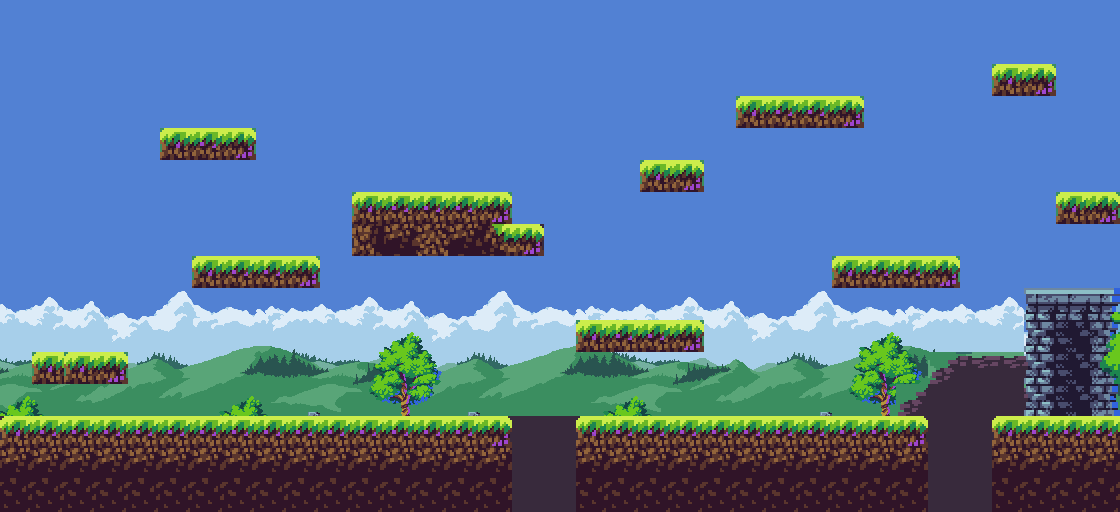

A 2D game scene composited from a Tiled map and its tileset images. What follows is a short description and the map's XML, with every tile layer's data as written:
An orthogonal 35x16 tile map with 32x32 px tiles, 5 tile layers (fondo, nubes, montanas, arbol, ...), 5 tilesets.

<map version="1.2" tiledversion="1.3.2" orientation="orthogonal" renderorder="right-down" compressionlevel="0" width="35" height="16" tilewidth="32" tileheight="32" infinite="0" nextlayerid="11" nextobjectid="1">
 <tileset firstgid="1" source="BG1.tsx" />
 <tileset firstgid="61" source="Mockup2x.tsx" />
 <tileset firstgid="301" source="Decors.tsx" />
 <tileset firstgid="322" source="BG3.tsx" />
 <tileset firstgid="382" source="BG2.tsx" />
 <layer id="1" name="fondo" width="35" height="16">
  <data encoding="csv">
4,4,3,15,3,3,4,4,4,4,3,3,3,4,4,4,4,4,4,4,4,4,4,4,4,4,4,4,4,4,4,4,4,4,4,
4,4,4,4,4,4,15,4,4,4,4,4,4,15,15,15,15,15,15,15,15,15,4,4,4,4,4,15,4,4,4,4,4,4,4,
4,4,4,4,4,4,4,4,4,4,4,4,4,4,4,4,4,4,4,4,4,4,4,4,4,4,4,15,4,4,4,4,4,4,4,
4,4,4,4,4,4,4,4,4,4,4,4,4,4,4,4,4,4,4,4,4,4,4,4,4,4,4,4,4,4,4,4,4,4,4,
4,4,4,4,4,4,4,4,4,4,4,4,4,4,4,4,4,4,4,4,4,4,4,4,4,4,4,4,4,4,4,4,4,4,4,
4,4,4,4,4,4,4,4,4,4,4,4,4,4,4,4,4,4,4,4,4,4,4,4,4,4,4,4,4,4,4,4,4,4,4,
4,4,4,4,4,4,4,4,4,4,4,4,4,4,4,4,4,4,4,4,4,4,4,4,4,4,4,4,4,4,4,4,4,4,4,
4,4,4,4,4,4,4,4,4,4,4,4,4,4,4,4,4,4,4,4,4,4,4,4,4,4,4,4,4,4,4,4,4,4,4,
4,4,4,4,4,4,4,4,4,4,4,4,4,4,4,4,4,4,4,4,4,4,4,4,4,4,4,4,4,4,4,4,4,4,4,
4,4,4,4,4,4,4,4,4,4,4,4,4,4,4,4,4,4,4,4,4,4,4,4,4,4,4,4,4,4,4,4,4,4,4,
4,4,4,4,4,4,4,4,4,4,4,4,4,4,4,4,4,4,4,4,4,4,4,4,4,4,4,4,4,4,4,4,4,4,4,
4,4,4,4,4,4,4,4,4,4,4,4,4,4,4,4,4,4,4,4,4,4,4,4,4,4,4,4,4,4,4,4,4,4,4,
4,4,4,4,4,4,4,4,4,4,4,4,4,4,4,4,4,4,4,4,4,4,4,4,4,4,4,4,4,4,4,4,4,4,4,
4,4,4,4,4,4,4,4,4,4,4,4,4,4,4,4,4,4,4,4,4,4,4,4,4,4,4,4,4,4,4,4,4,4,4,
4,4,4,4,4,4,4,4,4,4,4,4,4,4,4,4,4,4,4,4,4,4,4,4,4,4,4,4,4,4,4,4,4,4,4,
4,4,4,4,4,4,4,4,4,4,4,4,4,4,4,4,4,4,4,4,4,4,4,4,4,4,4,4,4,4,4,4,4,4,4
</data>
 </layer>
 <layer id="6" name="nubes" width="35" height="16">
  <data encoding="csv">
0,0,0,0,0,0,0,0,0,0,0,0,0,0,0,0,0,0,0,0,0,0,0,0,0,0,0,0,0,0,0,0,0,0,0,
0,0,0,0,0,0,0,0,0,0,0,0,0,0,0,0,0,0,0,0,0,0,0,0,0,0,0,0,0,0,0,0,0,0,0,
0,0,0,0,0,0,0,0,0,0,0,0,0,0,0,0,0,0,0,0,0,0,0,0,0,0,0,0,0,0,0,0,0,0,0,
0,0,0,0,0,0,0,0,0,0,0,0,0,0,0,0,0,0,0,0,0,0,0,0,0,0,0,0,0,0,0,0,0,0,0,
0,0,0,0,0,0,0,0,0,0,0,0,0,0,0,0,0,0,0,0,0,0,0,0,0,0,0,0,0,0,0,0,0,0,0,
0,0,0,0,0,0,0,0,0,0,0,0,0,0,0,0,0,0,0,0,0,0,0,0,0,0,0,0,0,0,0,0,0,0,0,
0,0,0,0,0,0,0,0,0,0,0,0,0,0,0,0,0,0,0,0,0,0,0,0,0,0,0,0,0,0,0,0,0,0,0,
0,0,0,0,0,0,0,0,0,0,0,0,0,0,0,0,0,0,0,0,0,0,0,0,0,0,0,0,0,0,0,0,0,0,0,
0,0,0,0,0,0,0,0,0,0,0,0,0,0,0,0,0,0,0,0,0,0,0,0,0,0,0,0,0,0,0,0,0,0,0,
402,403,404,405,406,407,408,409,410,411,402,403,404,405,406,407,408,409,410,411,402,403,404,405,406,407,408,409,410,411,402,403,404,405,406,
412,413,414,415,416,417,418,419,420,421,412,413,414,415,416,417,418,419,420,421,412,413,414,415,416,417,418,419,420,421,412,413,414,415,416,
422,423,424,425,426,427,428,429,430,431,422,423,424,425,426,427,428,429,430,431,422,423,424,425,426,427,428,429,430,431,422,423,424,425,426,
0,0,0,0,0,0,0,0,0,0,0,0,0,0,0,0,0,0,0,0,0,0,0,0,0,0,0,0,0,0,0,0,0,0,0,
0,0,0,0,0,0,0,0,0,0,0,0,0,0,0,0,0,0,0,0,0,0,0,0,0,0,0,0,0,0,0,0,0,0,0,
0,0,0,0,0,0,0,0,0,0,0,0,0,0,0,0,0,0,0,0,0,0,0,0,0,0,0,0,0,0,0,0,0,0,0,
0,0,0,0,0,0,0,0,0,0,0,0,0,0,0,0,0,0,0,0,0,0,0,0,0,0,0,0,0,0,0,0,0,0,0
</data>
 </layer>
 <layer id="5" name="montanas" width="35" height="16">
  <data encoding="csv">
0,0,0,0,0,0,0,0,0,0,0,0,0,0,0,0,0,0,0,0,0,0,0,0,0,0,0,0,0,0,0,0,0,0,0,
0,0,0,0,0,0,0,0,0,0,0,0,0,0,0,0,0,0,0,0,0,0,0,0,0,0,0,0,0,0,0,0,0,0,0,
0,0,0,0,0,0,0,0,0,0,0,0,0,0,0,0,0,0,0,0,0,0,0,0,0,0,0,0,0,0,0,0,0,0,0,
0,0,0,0,0,0,0,0,0,0,0,0,0,0,0,0,0,0,0,0,0,0,0,0,0,0,0,0,0,0,0,0,0,0,0,
0,0,0,0,0,0,0,0,0,0,0,0,0,0,0,0,0,0,0,0,0,0,0,0,0,0,0,0,0,0,0,0,0,0,0,
0,0,0,0,0,0,0,0,0,0,0,0,0,0,0,0,0,0,0,0,0,0,0,0,0,0,0,0,0,0,0,0,0,0,0,
0,0,0,0,0,0,0,0,0,0,0,0,0,0,0,0,0,0,0,0,0,0,0,0,0,0,0,0,0,0,0,0,0,0,0,
0,0,0,0,0,0,0,0,0,0,0,0,0,0,0,0,0,0,0,0,0,0,0,0,0,0,0,0,0,0,0,0,0,0,0,
0,0,0,0,0,0,0,0,0,0,0,0,0,0,0,0,0,0,0,0,0,0,0,0,0,0,0,0,0,0,0,0,0,0,0,
0,0,0,0,0,0,0,0,0,0,0,0,0,0,0,0,0,0,0,0,0,0,0,0,0,0,0,0,0,0,0,0,0,0,0,
0,0,0,0,0,0,0,349,350,351,0,0,0,0,0,0,0,349,350,351,0,0,0,0,0,0,0,349,350,351,0,0,0,0,0,
352,353,354,355,356,357,358,359,360,361,352,353,354,355,356,357,358,359,360,361,352,353,354,355,356,357,358,359,360,361,352,353,354,355,356,
362,363,364,365,366,367,368,369,370,371,362,363,364,365,366,367,368,369,370,371,362,363,364,365,366,367,368,369,370,371,362,363,364,365,366,
0,0,0,0,0,0,0,0,0,0,0,0,0,0,0,0,0,0,0,0,0,0,0,0,0,0,0,0,0,0,0,0,0,0,0,
0,0,0,0,0,0,0,0,0,0,0,0,0,0,0,0,0,0,0,0,0,0,0,0,0,0,0,0,0,0,0,0,0,0,0,
0,0,0,0,0,0,0,0,0,0,0,0,0,0,0,0,0,0,0,0,0,0,0,0,0,0,0,0,0,0,0,0,0,0,0
</data>
 </layer>
 <layer id="4" name="arbol" width="35" height="16">
  <data encoding="csv">
0,0,0,0,0,0,0,0,0,0,0,0,0,0,0,0,0,0,0,0,0,0,0,0,0,0,0,0,0,0,0,0,0,0,0,
0,0,0,0,0,0,0,0,0,0,0,0,0,0,0,0,0,0,0,0,0,0,0,0,0,0,0,0,0,0,0,0,0,0,0,
0,0,0,0,0,0,0,0,0,0,0,0,0,0,0,0,0,0,0,0,0,0,0,0,0,0,0,0,0,0,0,0,0,0,0,
0,0,0,0,0,0,0,0,0,0,0,0,0,0,0,0,0,0,0,0,0,0,0,0,0,0,0,0,0,0,0,0,0,0,0,
0,0,0,0,0,0,0,0,0,0,0,0,0,0,0,0,0,0,0,0,0,0,0,0,0,0,0,0,0,0,0,0,0,0,0,
0,0,0,0,0,0,0,0,0,0,0,0,0,0,0,0,0,0,0,0,0,0,0,0,0,0,0,0,0,0,0,0,0,0,0,
0,0,0,0,0,0,0,0,0,0,0,0,0,0,0,0,0,0,0,0,0,0,0,0,0,0,0,0,0,0,0,0,0,0,0,
0,0,0,0,0,0,0,0,0,0,0,0,0,0,0,0,0,0,0,0,0,0,0,0,0,0,0,0,0,0,0,0,0,0,0,
0,0,0,0,0,0,0,0,0,0,0,0,0,0,0,0,0,0,0,0,0,0,0,0,0,0,0,0,0,0,0,0,0,0,0,
0,0,0,0,0,0,0,0,0,0,0,0,0,0,0,0,0,0,0,0,0,0,0,0,0,0,0,0,0,0,0,0,0,0,0,
0,0,0,0,0,0,0,0,0,0,0,0,302,303,0,0,0,0,0,0,0,0,0,0,0,0,301,302,303,0,0,0,0,0,0,
0,0,0,0,0,0,0,0,0,0,0,308,309,310,0,0,0,0,0,0,0,0,0,0,0,0,308,309,310,0,0,0,0,0,0,
0,0,0,0,0,0,0,0,0,0,0,315,316,317,320,0,0,0,0,0,0,0,0,0,0,320,315,316,317,0,0,0,0,0,0,
0,0,0,0,0,0,0,0,0,0,0,0,0,0,0,0,0,0,0,0,0,0,0,0,0,0,0,0,0,0,0,0,0,0,0,
0,0,0,0,0,0,0,0,0,0,0,0,0,0,0,0,0,0,0,0,0,0,0,0,0,0,0,0,0,0,0,0,0,0,0,
0,0,0,0,0,0,0,0,0,0,0,0,0,0,0,0,0,0,0,0,0,0,0,0,0,0,0,0,0,0,0,0,0,0,0
</data>
 </layer>
 <layer id="3" name="suelo" width="35" height="16">
  <data encoding="csv">
0,0,0,0,0,0,0,0,0,0,0,0,0,0,0,0,0,0,0,0,0,0,0,0,0,0,0,0,0,0,0,0,0,0,0,
0,0,0,0,0,0,0,0,0,0,0,0,0,0,0,0,0,0,0,0,0,0,0,0,0,0,0,0,0,0,0,0,0,0,0,
0,0,0,0,0,0,0,0,0,0,0,0,0,0,0,0,0,0,0,0,0,0,0,0,0,0,0,0,0,0,0,226,229,0,0,
0,0,0,0,0,0,0,0,0,0,0,0,0,0,0,0,0,0,0,0,0,0,0,226,227,228,229,0,0,0,0,0,0,0,0,
0,0,0,0,0,226,254,229,0,0,0,0,0,0,0,0,0,0,0,0,0,0,0,0,0,0,0,0,0,0,0,0,0,0,0,
0,0,0,0,0,0,0,0,0,0,0,0,0,0,0,0,0,0,0,0,226,229,0,0,0,0,0,0,0,0,0,0,0,0,0,
0,0,0,0,0,0,0,0,0,0,0,226,297,298,299,229,0,0,0,0,0,0,0,0,0,0,0,0,0,0,0,0,0,226,229,
0,0,0,0,0,0,0,0,0,0,0,273,274,247,248,249,250,0,0,0,0,0,0,0,0,0,0,0,0,0,0,0,0,0,0,
0,0,0,0,0,0,226,227,227,229,0,0,0,0,0,0,0,0,0,0,0,0,0,0,0,0,226,227,228,229,0,0,0,0,0,
0,0,0,0,0,0,0,0,0,0,0,0,0,0,0,0,0,0,0,0,0,0,0,0,0,0,0,0,0,0,0,0,154,155,156,
0,0,0,0,0,0,0,0,0,0,0,0,0,0,0,0,0,0,226,227,228,229,0,0,0,0,0,0,0,0,0,0,174,175,176,
0,226,226,229,0,0,0,0,0,0,0,0,0,0,0,0,0,0,0,0,0,0,0,0,0,0,0,0,0,211,212,213,194,195,196,
302,303,0,0,0,0,301,302,303,320,0,0,0,0,0,0,0,0,301,302,303,0,0,0,0,0,0,0,230,232,232,232,214,215,216,
253,254,254,254,254,254,254,254,254,254,254,254,254,254,254,250,251,251,253,254,254,254,254,254,254,254,254,254,250,251,252,253,254,254,254,
274,274,274,274,274,274,274,274,274,274,274,274,274,274,274,274,271,272,274,274,274,274,274,274,274,274,274,274,274,271,272,274,274,274,274,
294,294,295,295,275,275,275,275,275,275,275,275,275,275,275,275,291,292,275,294,294,294,294,294,294,294,294,294,294,291,292,294,294,294,294
</data>
 </layer>
</map>
